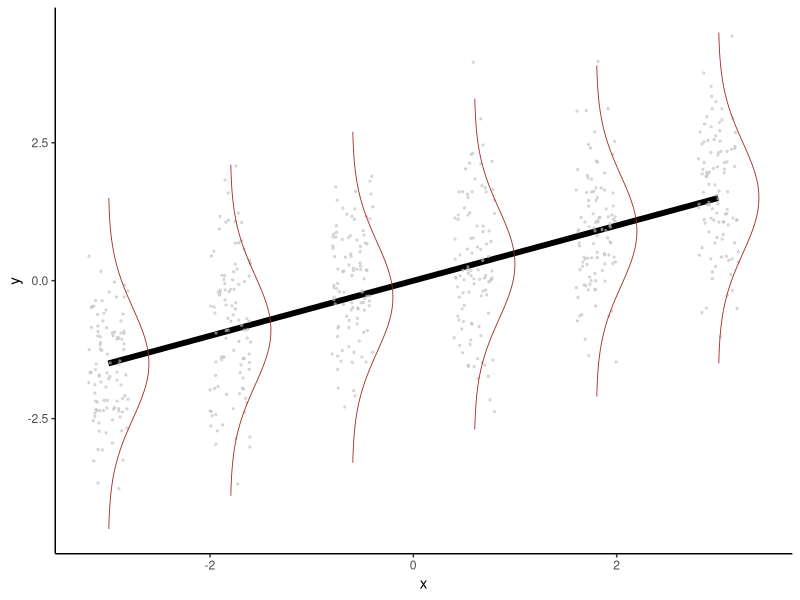

Write R code to recreate this figure. (Note: this script raises an error after producing the figure.)
## ---- chunk 1
knitr::opts_chunk$set(
    echo = FALSE,
    fig.show = 'hold',
    out.width = "85%",
    fig.align = 'center',
    warning = FALSE,
    message = FALSE
)
library(here)
library(tidyverse)
## ---- chunk 2

df <- tibble(
    x = seq(-3, 3, length.out = 6),
    y = x * 0.5
)

# For every row in `df`, compute a rotated normal density centered at `y` and shifted by `x`
curves <- purrr::map(
    1:nrow(df),
    ~ tibble(
        y = seq(df$y[.x] - 3, df$y[.x] + 3, length.out = 100), 
        x = dnorm(y, mean = df$y[.x]) + df$x[.x],
        obs = rnorm(100, mean = df$y[.x]),
        x2 = df$x[.x]
    )
)
# Combine above densities in one data.frame
curves <- do.call(rbind, curves)
curves <- curves %>% mutate(
    grp = factor(rep(1:nrow(df), each = 100))
)


ggplot(df, aes(x, y)) +
  geom_line(linewidth = 2) +
  geom_jitter(data = curves, aes(x = x2, y = obs), width = 0.2, size = 0.5, alpha = 0.5, color = "grey") +
  # The path draws the curve
  geom_path(data = curves, aes(group = grp), linewidth = 0.3, color = "brown") +
  theme_classic()


## ---- chunk 3
knitr::include_graphics(here("images/anscombes_quartet.png"))
## ---- chunk 4
knitr::include_graphics(here("images/anscombe_resids.png"))
## ---- chunk 5
df2 <- tibble(
    x = seq(0, 10, length.out = 100),
    y = 1 + 3 * x + -0.3 * x^2 + rnorm(100, sd = 0.5)
)

ggplot(data = df2, aes(x = x, y = y)) +
    geom_point() +
    theme_classic()
## ---- chunk 6

library(patchwork)
p1 <- ggplot(data = df2[df2$x < 2, ], aes(x = x, y = y)) +
    geom_point() +
    theme_classic()

p2 <- ggplot(data = df2[df2$x > 2 & df2$x < 3, ], aes(x = x, y = y)) +
    geom_point() +
    theme_classic()

p1 + p2
## ---- chunk 7
knitr::include_graphics(here("images/parallel_lines.png"))
## ---- chunk 8
knitr::include_graphics(here("images/sep_lines.png"))
